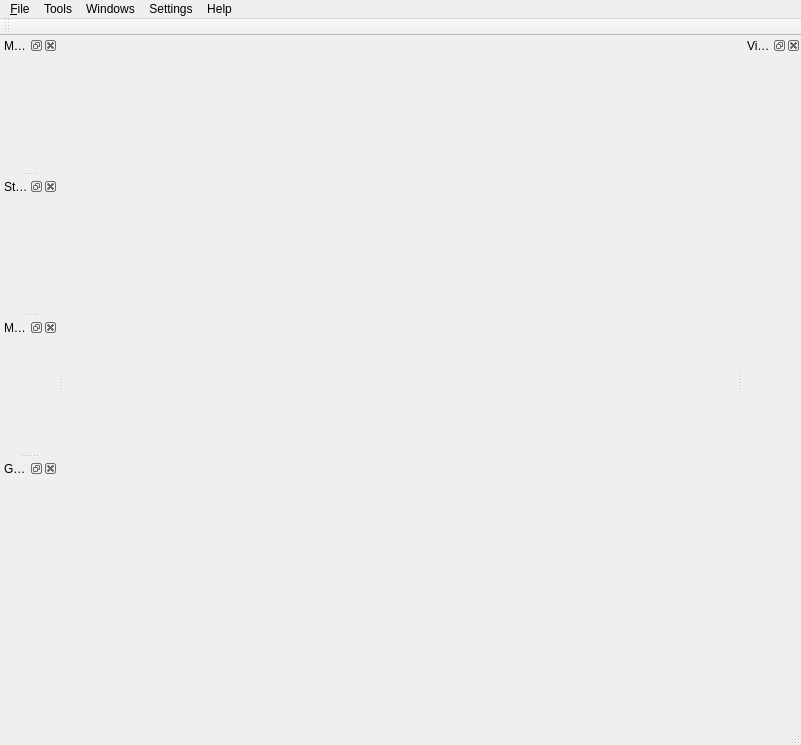
<?xml version="1.0" encoding="UTF-8"?>
<ui version="4.0">
 <class>MainWindowClass</class>
 <widget class="QMainWindow" name="MainWindowClass">
  <property name="geometry">
   <rect>
    <x>0</x>
    <y>0</y>
    <width>801</width>
    <height>745</height>
   </rect>
  </property>
  <property name="sizePolicy">
   <sizepolicy hsizetype="MinimumExpanding" vsizetype="MinimumExpanding">
    <horstretch>0</horstretch>
    <verstretch>0</verstretch>
   </sizepolicy>
  </property>
  <property name="minimumSize">
   <size>
    <width>500</width>
    <height>200</height>
   </size>
  </property>
  <property name="windowTitle">
   <string>OpenGeoSys Data Explorer</string>
  </property>
  <property name="dockOptions">
   <set>QMainWindow::AllowNestedDocks|QMainWindow::AllowTabbedDocks|QMainWindow::AnimatedDocks</set>
  </property>
  <widget class="QWidget" name="centralWidget">
   <property name="sizePolicy">
    <sizepolicy hsizetype="MinimumExpanding" vsizetype="MinimumExpanding">
     <horstretch>0</horstretch>
     <verstretch>0</verstretch>
    </sizepolicy>
   </property>
   <property name="minimumSize">
    <size>
     <width>200</width>
     <height>100</height>
    </size>
   </property>
   <property name="autoFillBackground">
    <bool>false</bool>
   </property>
   <layout class="QGridLayout" name="gridLayout">
    <property name="leftMargin">
     <number>6</number>
    </property>
    <property name="topMargin">
     <number>0</number>
    </property>
    <property name="rightMargin">
     <number>6</number>
    </property>
    <property name="bottomMargin">
     <number>0</number>
    </property>
    <item row="0" column="0">
     <widget class="VisualizationWidget" name="visualizationWidget" native="true">
      <property name="sizePolicy">
       <sizepolicy hsizetype="MinimumExpanding" vsizetype="MinimumExpanding">
        <horstretch>0</horstretch>
        <verstretch>0</verstretch>
       </sizepolicy>
      </property>
      <property name="minimumSize">
       <size>
        <width>250</width>
        <height>100</height>
       </size>
      </property>
     </widget>
    </item>
   </layout>
  </widget>
  <widget class="QMenuBar" name="menuBar">
   <property name="geometry">
    <rect>
     <x>0</x>
     <y>0</y>
     <width>801</width>
     <height>21</height>
    </rect>
   </property>
   <widget class="QMenu" name="menu_File">
    <property name="title">
     <string>&amp;File</string>
    </property>
    <widget class="QMenu" name="menuExport">
     <property name="toolTip">
      <string>Exports the entire scene to a 3d-format for visualization.</string>
     </property>
     <property name="title">
      <string>Export</string>
     </property>
     <addaction name="actionExportVRML2"/>
     <addaction name="actionExportVTK"/>
     <addaction name="actionExportObj"/>
     <addaction name="actionExportOpenSG"/>
    </widget>
    <addaction name="action_Open"/>
    <addaction name="action_Database"/>
    <addaction name="actionSave_As"/>
    <addaction name="separator"/>
    <addaction name="menuExport"/>
    <addaction name="separator"/>
    <addaction name="separator"/>
    <addaction name="action_Exit"/>
   </widget>
   <widget class="QMenu" name="menuWindows">
    <property name="title">
     <string>Windows</string>
    </property>
   </widget>
   <widget class="QMenu" name="menuSettings">
    <property name="title">
     <string>Settings</string>
    </property>
    <addaction name="action_DatabaseConnection"/>
    <addaction name="action_VisualisationSettings"/>
    <addaction name="action_TrackingSettings"/>
   </widget>
   <widget class="QMenu" name="menuTools">
    <property name="title">
     <string>Tools</string>
    </property>
    <addaction name="actionMesh_Generation"/>
    <addaction name="actionFile_Converter"/>
    <addaction name="actionDiagram_Viewer"/>
    <addaction name="actionFEM_Test"/>
   </widget>
   <widget class="QMenu" name="menuHelp">
    <property name="title">
     <string>Help</string>
    </property>
    <addaction name="actionAbout"/>
   </widget>
   <addaction name="menu_File"/>
   <addaction name="menuTools"/>
   <addaction name="menuWindows"/>
   <addaction name="menuSettings"/>
   <addaction name="menuHelp"/>
  </widget>
  <widget class="QToolBar" name="mainToolBar">
   <attribute name="toolBarArea">
    <enum>TopToolBarArea</enum>
   </attribute>
   <attribute name="toolBarBreak">
    <bool>false</bool>
   </attribute>
  </widget>
  <widget class="QStatusBar" name="statusBar"/>
  <widget class="QDockWidget" name="mshDock">
   <property name="windowTitle">
    <string>Meshes</string>
   </property>
   <attribute name="dockWidgetArea">
    <number>1</number>
   </attribute>
   <widget class="QWidget" name="dockWidgetContents_2">
    <layout class="QVBoxLayout" name="verticalLayout_2">
     <property name="margin">
      <number>1</number>
     </property>
     <item>
      <widget class="MshTabWidget" name="mshTabWidget" native="true"/>
     </item>
    </layout>
   </widget>
  </widget>
  <widget class="QDockWidget" name="stationDock">
   <property name="windowTitle">
    <string>Stations</string>
   </property>
   <attribute name="dockWidgetArea">
    <number>1</number>
   </attribute>
   <widget class="QWidget" name="dockWidgetContents_3">
    <layout class="QVBoxLayout" name="verticalLayout_3">
     <property name="margin">
      <number>1</number>
     </property>
     <item>
      <widget class="StationTabWidget" name="stationTabWidget" native="true"/>
     </item>
    </layout>
   </widget>
  </widget>
  <widget class="QDockWidget" name="vtkVisDock">
   <property name="windowTitle">
    <string>Visualization Pipeline</string>
   </property>
   <attribute name="dockWidgetArea">
    <number>2</number>
   </attribute>
   <widget class="QWidget" name="dockWidgetContents_7">
    <layout class="QVBoxLayout" name="verticalLayout_6">
     <property name="margin">
      <number>1</number>
     </property>
     <item>
      <widget class="VtkVisTabWidget" name="vtkVisTabWidget" native="true"/>
     </item>
    </layout>
   </widget>
  </widget>
  <widget class="QDockWidget" name="modellingDock">
   <property name="windowTitle">
    <string>Modelling</string>
   </property>
   <attribute name="dockWidgetArea">
    <number>1</number>
   </attribute>
   <widget class="QWidget" name="dockWidgetContents">
    <layout class="QVBoxLayout" name="verticalLayout_7">
     <property name="margin">
      <number>1</number>
     </property>
     <item>
      <widget class="ModellingTabWidget" name="modellingTabWidget" native="true"/>
     </item>
    </layout>
   </widget>
  </widget>
  <widget class="QDockWidget" name="geoDock">
   <property name="windowTitle">
    <string>Geometry</string>
   </property>
   <attribute name="dockWidgetArea">
    <number>1</number>
   </attribute>
   <widget class="QWidget" name="dockWidgetContents_5">
    <layout class="QHBoxLayout" name="horizontalLayout">
     <item>
      <widget class="GeoTabWidget" name="geoTabWidget" native="true">
       <property name="enabled">
        <bool>true</bool>
       </property>
      </widget>
     </item>
    </layout>
   </widget>
  </widget>
  <action name="action_Open">
   <property name="text">
    <string>&amp;Open...</string>
   </property>
   <property name="toolTip">
    <string>Loads a OGS-native file. E.g. gli, gsp, gml, msh, stn.</string>
   </property>
  </action>
  <action name="action_Exit">
   <property name="text">
    <string>&amp;Exit</string>
   </property>
   <property name="toolTip">
    <string>Exits the application.</string>
   </property>
  </action>
  <action name="actionPoints_view">
   <property name="checkable">
    <bool>true</bool>
   </property>
   <property name="checked">
    <bool>true</bool>
   </property>
   <property name="text">
    <string>Points view</string>
   </property>
  </action>
  <action name="actionLines_view">
   <property name="checkable">
    <bool>true</bool>
   </property>
   <property name="checked">
    <bool>true</bool>
   </property>
   <property name="text">
    <string>Lines view</string>
   </property>
  </action>
  <action name="actionStations_view">
   <property name="checkable">
    <bool>true</bool>
   </property>
   <property name="checked">
    <bool>true</bool>
   </property>
   <property name="text">
    <string>Stations view</string>
   </property>
  </action>
  <action name="actionMeshes_view">
   <property name="checkable">
    <bool>true</bool>
   </property>
   <property name="checked">
    <bool>true</bool>
   </property>
   <property name="text">
    <string>Meshes view</string>
   </property>
  </action>
  <action name="action_Database">
   <property name="text">
    <string>Database...</string>
   </property>
   <property name="toolTip">
    <string>Connects to a database.</string>
   </property>
  </action>
  <action name="action_DatabaseConnection">
   <property name="text">
    <string>Database Settings...</string>
   </property>
   <property name="toolTip">
    <string>Sets the database settings.</string>
   </property>
  </action>
  <action name="actionImport">
   <property name="text">
    <string>Import ...</string>
   </property>
  </action>
  <action name="actionSave_As">
   <property name="text">
    <string>&amp;Save As...</string>
   </property>
  </action>
  <action name="actionExportVRML2">
   <property name="text">
    <string>VRML2</string>
   </property>
   <property name="toolTip">
    <string>Export as VRML2</string>
   </property>
  </action>
  <action name="actionExportObj">
   <property name="text">
    <string>Wavefront OBJ</string>
   </property>
  </action>
  <action name="action_VisualisationSettings">
   <property name="text">
    <string>Visualisation Settings...</string>
   </property>
   <property name="toolTip">
    <string>Sets settings regarding the 3d view. E.g. Background color, illumantion.</string>
   </property>
  </action>
  <action name="actionExportVTK">
   <property name="text">
    <string>VTK</string>
   </property>
  </action>
  <action name="actionExportOpenSG">
   <property name="text">
    <string>OpenSG</string>
   </property>
   <property name="toolTip">
    <string>Export to OpenSG binary format</string>
   </property>
  </action>
  <action name="action_TrackingSettings">
   <property name="text">
    <string>Tracking Settings...</string>
   </property>
   <property name="toolTip">
    <string>Sets settings for head-tracking.</string>
   </property>
  </action>
  <action name="actionMesh_Generation">
   <property name="text">
    <string>Mesh Generation...</string>
   </property>
   <property name="toolTip">
    <string>Generates a mesh from a geometry.</string>
   </property>
  </action>
  <action name="actionFEM_Test">
   <property name="text">
    <string>FEM Test</string>
   </property>
  </action>
  <action name="actionDiagram_Viewer">
   <property name="text">
    <string>Diagram Viewer...</string>
   </property>
  </action>
  <action name="actionAbout">
   <property name="text">
    <string>About</string>
   </property>
  </action>
  <action name="actionFile_Converter">
   <property name="text">
    <string>File Converter...</string>
   </property>
  </action>
 </widget>
 <layoutdefault spacing="6" margin="11"/>
 <customwidgets>
  <customwidget>
   <class>VisualizationWidget</class>
   <extends>QWidget</extends>
   <header>VisualizationWidget.h</header>
   <container>1</container>
  </customwidget>
  <customwidget>
   <class>StationTabWidget</class>
   <extends>QWidget</extends>
   <header>StationTabWidget.h</header>
   <container>1</container>
  </customwidget>
  <customwidget>
   <class>MshTabWidget</class>
   <extends>QWidget</extends>
   <header>MshTabWidget.h</header>
   <container>1</container>
  </customwidget>
  <customwidget>
   <class>VtkVisTabWidget</class>
   <extends>QWidget</extends>
   <header>VtkVisTabWidget.h</header>
   <container>1</container>
  </customwidget>
  <customwidget>
   <class>GeoTabWidget</class>
   <extends>QWidget</extends>
   <header>GeoTabWidget.h</header>
   <container>1</container>
  </customwidget>
  <customwidget>
   <class>ModellingTabWidget</class>
   <extends>QWidget</extends>
   <header location="global">ModellingTabWidget.h</header>
   <container>1</container>
  </customwidget>
 </customwidgets>
 <resources/>
 <connections>
  <connection>
   <sender>action_Open</sender>
   <signal>triggered()</signal>
   <receiver>MainWindowClass</receiver>
   <slot>open()</slot>
   <hints>
    <hint type="sourcelabel">
     <x>-1</x>
     <y>-1</y>
    </hint>
    <hint type="destinationlabel">
     <x>369</x>
     <y>223</y>
    </hint>
   </hints>
  </connection>
  <connection>
   <sender>action_Exit</sender>
   <signal>triggered()</signal>
   <receiver>MainWindowClass</receiver>
   <slot>close()</slot>
   <hints>
    <hint type="sourcelabel">
     <x>-1</x>
     <y>-1</y>
    </hint>
    <hint type="destinationlabel">
     <x>369</x>
     <y>223</y>
    </hint>
   </hints>
  </connection>
  <connection>
   <sender>action_Database</sender>
   <signal>triggered()</signal>
   <receiver>MainWindowClass</receiver>
   <slot>openDatabase()</slot>
   <hints>
    <hint type="sourcelabel">
     <x>-1</x>
     <y>-1</y>
    </hint>
    <hint type="destinationlabel">
     <x>399</x>
     <y>299</y>
    </hint>
   </hints>
  </connection>
  <connection>
   <sender>action_DatabaseConnection</sender>
   <signal>triggered()</signal>
   <receiver>MainWindowClass</receiver>
   <slot>openDatabaseConnection()</slot>
   <hints>
    <hint type="sourcelabel">
     <x>-1</x>
     <y>-1</y>
    </hint>
    <hint type="destinationlabel">
     <x>399</x>
     <y>299</y>
    </hint>
   </hints>
  </connection>
  <connection>
   <sender>actionSave_As</sender>
   <signal>triggered()</signal>
   <receiver>MainWindowClass</receiver>
   <slot>save()</slot>
   <hints>
    <hint type="sourcelabel">
     <x>-1</x>
     <y>-1</y>
    </hint>
    <hint type="destinationlabel">
     <x>399</x>
     <y>299</y>
    </hint>
   </hints>
  </connection>
  <connection>
   <sender>action_VisualisationSettings</sender>
   <signal>triggered()</signal>
   <receiver>MainWindowClass</receiver>
   <slot>showVisalizationPrefsDialog()</slot>
   <hints>
    <hint type="sourcelabel">
     <x>-1</x>
     <y>-1</y>
    </hint>
    <hint type="destinationlabel">
     <x>399</x>
     <y>300</y>
    </hint>
   </hints>
  </connection>
  <connection>
   <sender>action_TrackingSettings</sender>
   <signal>triggered()</signal>
   <receiver>MainWindowClass</receiver>
   <slot>showTrackingSettingsDialog()</slot>
   <hints>
    <hint type="sourcelabel">
     <x>-1</x>
     <y>-1</y>
    </hint>
    <hint type="destinationlabel">
     <x>399</x>
     <y>300</y>
    </hint>
   </hints>
  </connection>
  <connection>
   <sender>actionMesh_Generation</sender>
   <signal>triggered()</signal>
   <receiver>MainWindowClass</receiver>
   <slot>showGMSHPrefsDialog()</slot>
   <hints>
    <hint type="sourcelabel">
     <x>-1</x>
     <y>-1</y>
    </hint>
    <hint type="destinationlabel">
     <x>407</x>
     <y>403</y>
    </hint>
   </hints>
  </connection>
  <connection>
   <sender>actionFEM_Test</sender>
   <signal>triggered()</signal>
   <receiver>MainWindowClass</receiver>
   <slot>FEMTestStart()</slot>
   <hints>
    <hint type="sourcelabel">
     <x>-1</x>
     <y>-1</y>
    </hint>
    <hint type="destinationlabel">
     <x>407</x>
     <y>403</y>
    </hint>
   </hints>
  </connection>
  <connection>
   <sender>actionDiagram_Viewer</sender>
   <signal>triggered()</signal>
   <receiver>MainWindowClass</receiver>
   <slot>showDiagramPrefsDialog()</slot>
   <hints>
    <hint type="sourcelabel">
     <x>-1</x>
     <y>-1</y>
    </hint>
    <hint type="destinationlabel">
     <x>400</x>
     <y>372</y>
    </hint>
   </hints>
  </connection>
  <connection>
   <sender>actionAbout</sender>
   <signal>triggered()</signal>
   <receiver>MainWindowClass</receiver>
   <slot>about()</slot>
   <hints>
    <hint type="sourcelabel">
     <x>-1</x>
     <y>-1</y>
    </hint>
    <hint type="destinationlabel">
     <x>400</x>
     <y>372</y>
    </hint>
   </hints>
  </connection>
  <connection>
   <sender>actionFile_Converter</sender>
   <signal>triggered()</signal>
   <receiver>MainWindowClass</receiver>
   <slot>showFileConverterDialog()</slot>
   <hints>
    <hint type="sourcelabel">
     <x>-1</x>
     <y>-1</y>
    </hint>
    <hint type="destinationlabel">
     <x>400</x>
     <y>372</y>
    </hint>
   </hints>
  </connection>
 </connections>
 <slots>
  <slot>open()</slot>
  <slot>openDatabase()</slot>
  <slot>openDatabaseConnection()</slot>
  <slot>import()</slot>
  <slot>save()</slot>
  <slot>showVisalizationPrefsDialog()</slot>
  <slot>showTrackingSettingsDialog()</slot>
  <slot>showGMSHPrefsDialog()</slot>
  <slot>FEMTestStart()</slot>
  <slot>showDiagramPrefsDialog()</slot>
  <slot>about()</slot>
  <slot>showFileConverterDialog()</slot>
 </slots>
</ui>
